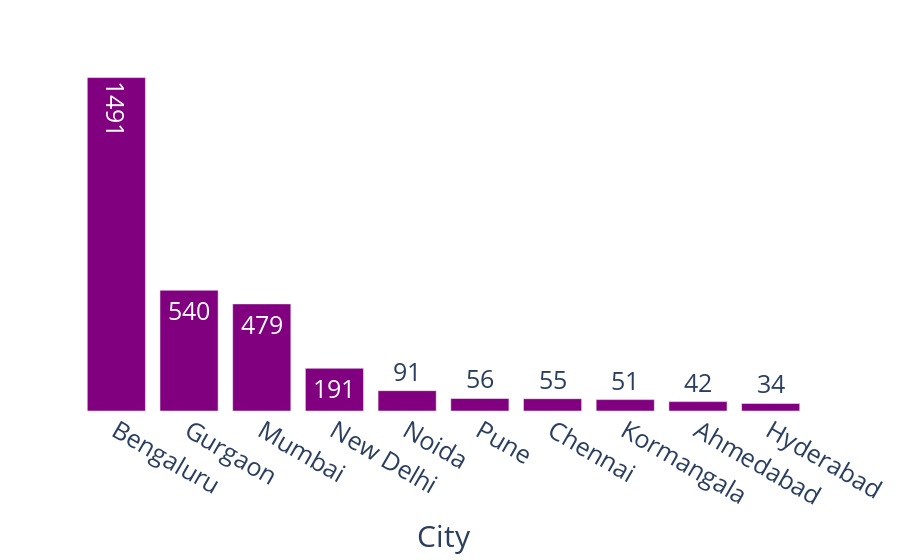

Write notebook code for a chart like this one.
### Markdown cell above
Investor Origin Distribution

### Code cell
investororigin=data[['City','No. of Investors']]
investororigin=investororigin.groupby(['City'])['No. of Investors'].sum()
investororigin=pd.DataFrame({'City':investororigin.index,'No. of Investors':investororigin.values})
investororigin=investororigin.sort_values(by=['No. of Investors'],ascending=False).head(10)
fig=px.bar(investororigin,x='City',y='No. of Investors',template='plotly_white',text_auto=True).update_yaxes(showgrid=False).update_yaxes(visible=False).update_layout(font=dict(size=25)).update_traces(marker_color='purple').update_annotations(font=dict(color="red"))
fig.show()
investororigin


# stats.zscore(data['No. of Investors'].values)

### Figure 1 — Plotly figure (JSON) as saved in the notebook; plotly's stock layout.template omitted (floating-point values rounded to 4 significant figures)
{"data": [{"alignmentgroup": "True", "hovertemplate": "City=%{x}<br>No. of Investors=%{y}<extra></extra>", "legendgroup": "", "marker": {"color": "purple", "pattern": {"shape": ""}}, "name": "", "offsetgroup": "", "orientation": "v", "showlegend": false, "textposition": "auto", "texttemplate": "%{y}", "type": "bar", "x": ["Bengaluru", "Gurgaon", "Mumbai", "New Delhi", "Noida", "Pune", "Chennai", "Kormangala", "Ahmedabad", "Hyderabad"], "xaxis": "x", "y": [1491, 540, 479, 191, 91, 56, 55, 51, 42, 34], "yaxis": "y"}], "layout": {"barmode": "relative", "font": {"size": 25}, "legend": {"tracegroupgap": 0}, "margin": {"t": 60}, "xaxis": {"anchor": "y", "domain": [0, 1], "title": {"text": "City"}}, "yaxis": {"anchor": "x", "domain": [0, 1], "showgrid": false, "title": {"text": "No. of Investors"}, "visible": false}}}
